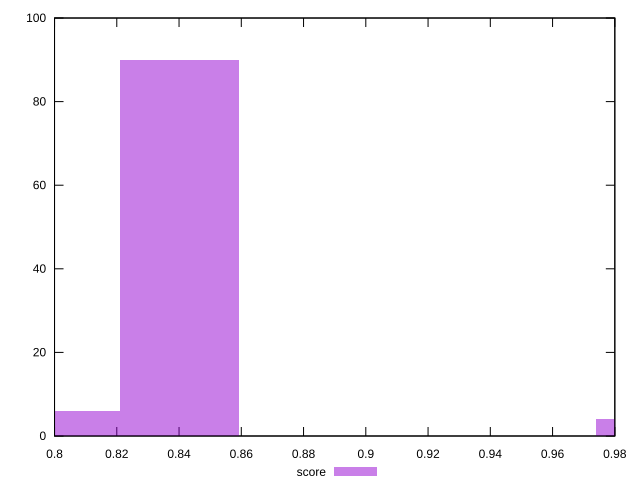

Write the gnuplot code that produced this figure.
reset

$score <<EOF
0.8402501898960761 90
0.9930229516953626 4
0.8020569994462544 6
EOF

set key outside below
set boxwidth 0.03819319044982164
set xrange [0.8:0.98]
set yrange [0:100]
set trange [0:100]
set style fill transparent solid 0.5 noborder
set terminal svg size 640, 490 enhanced background rgb 'white'
set output "report_00020_2021-02-19T21:17:38.612Z2/first-cpu-idle/samples/pages+cached+noadtech+nomedia/score/histogram.svg"

plot $score title "score" with boxes

reset
